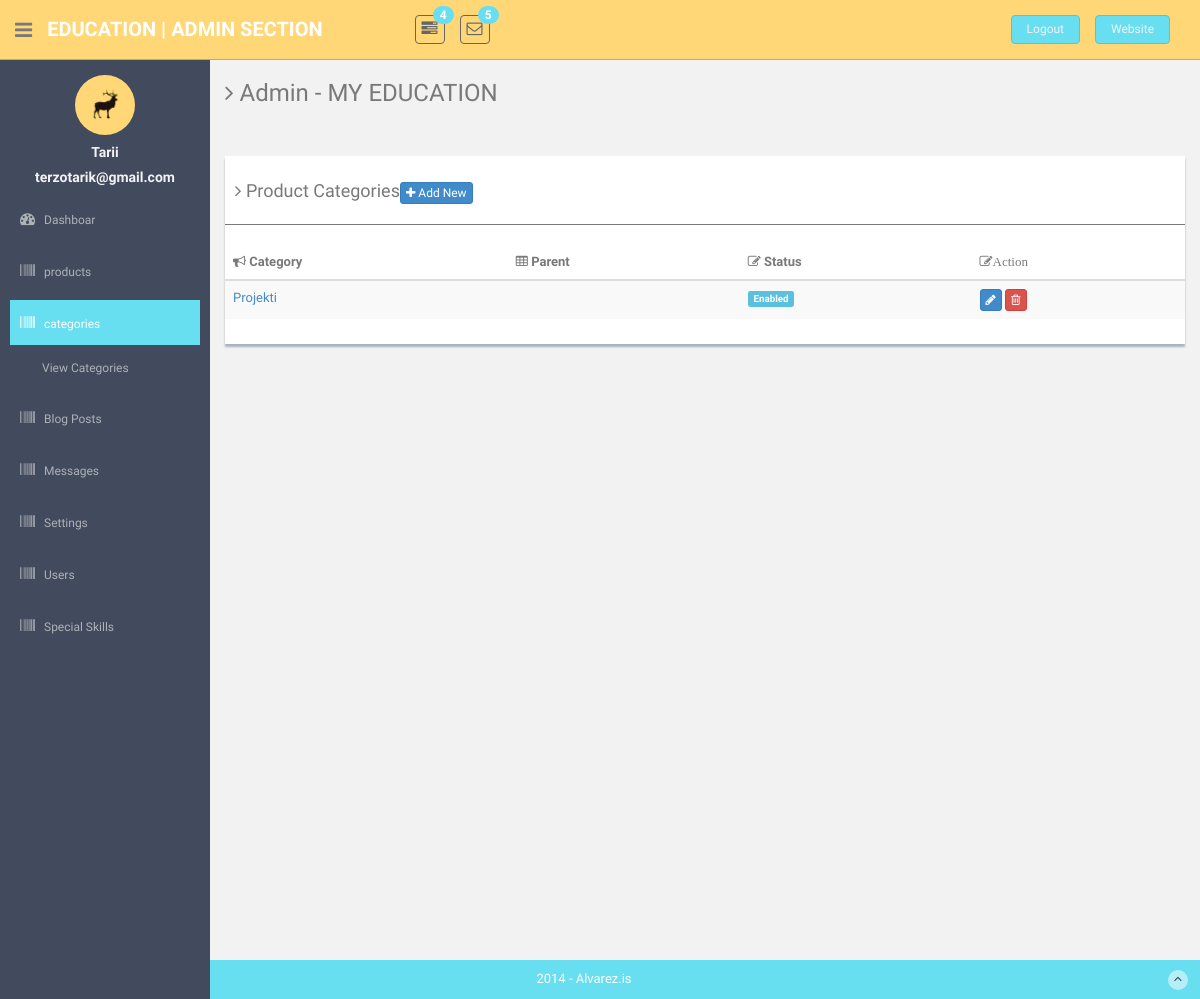
The app's page /admin/categories (signed in) with its own data.
### tables this page shows
CREATE TABLE `users` (
  `id` bigint(20) NOT NULL,
  `url_address` varchar(255) NOT NULL,
  `name` varchar(255) NOT NULL,
  `email` varchar(255) NOT NULL,
  `password` varchar(255) NOT NULL,
  `date` datetime NOT NULL,
  `rank` varchar(8) NOT NULL
);

CREATE TABLE `categories` (
  `id` int(11) NOT NULL,
  `category` varchar(255) DEFAULT NULL,
  `disabled` tinyint(1) NOT NULL DEFAULT 0,
  `parent` int(11) DEFAULT NULL
);

### app/controllers/admin.php (called while the page is built, shortened)
<?php
Class Admin extends Controller{
    public function categories(){
        $User = $this->load_model('User');
        $user_data = $User->check_login(true, ["admin"]);
        if(is_object($user_data)){
        $data['user_data'] = $user_data;
        }
        $DB = Database::newInstance();
        $categories_all = $DB->read("select * from categories order by id desc");
        $categories = $DB->read("select * from categories where disabled = 0 order by id desc");
        $category = $this->load_model("Category");
        $tbl_rows = $category->make_table($categories_all);
        $data['tbl_rows'] = $tbl_rows;
        $data['categories'] = $categories;
        $data['page_title'] = "Admin";
        $data['current_page'] = "categories";
        $this->view("admin/categories",$data);
    }
}

### app/core/app.php (called while the page is built, shortened)
<?php
class App{
    protected $method = "index";
    public function __construct()
    {
        $url = $this->parseURL();
        if(file_exists("../app/controllers/" . strtolower($url[0]) . ".php")){
            unset($url[0]);
        }
        $this->controller = new $this->controller;
        if(isset($url[1])){
            $url[1] = strtolower($url[1]);
            if(method_exists($this->controller, $url[1])){
                $this->method = $url[1];
                unset($url[1]);
            }
        }
        $this->params = (count($url) > 0) ? $url : ["home"];
        call_user_func_array([$this->controller,$this->method], $this->params);
    }
    private function parseURL(){
        $url = isset($_GET['url']) ? $_GET['url'] : "home";
        return explode("/", filter_var(trim($url,"/"),FILTER_SANITIZE_URL));
    }
}

### public/index.php (called while the page is built, shortened)
<?php
$app = new App();
?>

### app/core/database.php (called while the page is built, shortened)
<?php
Class Database{
    public static $con;
    public function __construct()
    {
        try{
            $string = DB_TYPE . ":host=".DB_HOST.";dbname=". DB_NAME;
            self::$con = new PDO($string, DB_USER, DB_PASS);
        }catch (PDOException $e){
            die($e->getMessage("Connection die"));
        }
    }
    public function read($query, $data = array()){
        $stm = self::$con->prepare($query);
        $result = $stm->execute($data);
        if($result){
            $data = $stm->fetchAll(PDO::FETCH_OBJ);
            if(is_array($data) && count($data) > 0){
                return $data;
            }
        }
        return false;
    }
}

### app/models/user.class.php (called while the page is built, shortened)
<?php
Class User{
    public function check_login($redirect = false, $allowed = array()){
        $db = Database::getInstance();
        if(count($allowed) > 0 ){
            $arr['url'] = $_SESSION['user_url'];
            $query = "select * from users where url_address = :url limit 1";
            $result = $db->read($query, $arr);
            if(is_array($result)){
                $result = $result[0];
                if(in_array($result->rank, $allowed)){
                    return $result;
                }
            }
                die;
    }
        return false;
    }
}

### app/models/category.class.php (the view, shortened to what this page needs)
<?php
Class Category{
    public function make_table($cats){
        $result = "";
        if(is_array($cats)){
            foreach($cats as $cat_row){
                $color = $cat_row->disabled ? "#ae7c04" : "#5bc0de";
                $cat_row->disabled = $cat_row->disabled ? "Disabled" : "Enabled";
                $args = $cat_row->id.",'".$cat_row->disabled."'";
				$edit_args = $cat_row->id.",'".addslashes($cat_row->category)."',".$cat_row->parent;
				$parent = "";
                $result .= "<tr>";
                $result .= '
                    <td><a href="basic_table.html#">'.$cat_row->category.'</a></td>
                    <td><a href="basic_table.html#">'.$parent.'</a></td>
                    <td><span onclick="disable_row('.$args.')" class="label label-info label-mini" style="cursor:pointer; background-color: '.$color.';">'.$cat_row->disabled.'</span></td>
                    <td>
                        <button onclick="show_edit_category('.$edit_args.',event)" class="btn btn-primary btn-xs"><i class="fa fa-pencil"></i></button>
                        <button onclick="delete_row('.$cat_row->id.')" class="btn btn-danger btn-xs"><i class="fa fa-trash-o "></i></button>
                    </td>
                    ';
                    $result .= "</tr>";
            }
        }
        return $result;
    }
}

### app/views/education/admin/sidebar.php (shortened to what this page needs)
<aside>
    <div id="sidebar"  class="nav-collapse ">
        <ul class="sidebar-menu" id="nav-accordion">
        	  <p class="centered"><a href="profile.html"><img src="<?=ASSETS . THEME?>admin/img/ui-sam.jpg" class="img-circle" width="60"></a></p>
        	  <h5 class="centered"><?= $data['user_data']->name?></h5>
          <h5 class="centered"><?= $data['user_data']->email?></h5>
            <li class="sub-menu">
                <a href="javascript:;" >
                    <i class="fa fa-dashboard"></i>
                    <span>Dashboar</span>
                </a>
            </li>
            <li class="sub-menu">
                <a <?= (isset($current_page) && $current_page == "products") ? 'class="active" ':'' ?> href="<?=ROOT?>admin/products" >
                    <i class="fa fa-barcode"></i>
                    <span>products</span>
                </a>
            </li>
            <li class="sub-menu">
                <a <?= (isset($current_page) && $current_page == "categories") ? 'class="active" ':'' ?> href="<?=ROOT?>admin/categories" >
                    <i class="fa fa-barcode"></i>
                    <span>categories</span>
                </a>
                <ul class="sub">
                  <li><a  href="<?=ROOT?>admin/categories">View Categories</a></li>
                </ul>
            </li>
            <li class="sub-menu">
                <a <?= (isset($current_page) && $current_page == "blogs") ? 'class="active" ':'' ?> href="<?=ROOT?>admin/blogs" >
                    <i class="fa fa-barcode"></i>
                    <span>Blog Posts</span>
                </a>
            </li>
            <li class="sub-menu">
                <a <?= (isset($current_page) && $current_page == "messages") ? 'class="active" ':'' ?> href="<?=ROOT?>admin/messages" >
                    <i class="fa fa-barcode"></i>
                    <span>Messages</span>
                </a>
            </li>
            <li class="sub-menu">
                <a <?= (isset($current_page) && $current_page == "settings") ? 'class="active" ':'' ?> href="<?=ROOT?>admin/settings" >
                    <i class="fa fa-barcode"></i>
                    <span>Settings</span>
                </a>
            </li>
                     <li class="sub-menu">
                <a <?= (isset($current_page) && $current_page == "users") ? 'class="active" ':'' ?> href="<?=ROOT?>admin/users" >
                    <i class="fa fa-barcode"></i>
                    <span>Users</span>
                </a>
            </li>
            <li class="sub-menu">
                <a <?= (isset($current_page) && $current_page == "special_skills") ? 'class="active" ':'' ?> href="<?=ROOT?>admin/special_skills" >
                    <i class="fa fa-barcode"></i>
                    <span>Special Skills</span>
                </a>
            </li>
        </ul>
    </div>
</aside>
<section id="main-content">
    <section class="wrapper site-min-height">
    	<h3><i class="fa fa-angle-right"></i> <?= $data['page_title']. ' - ' . WEBSITE_TITLE ?> </h3>
    	<div class="row mt">
    		<div class="col-lg-12">

### public/assets/education/admin/css/style.css (style rules this page uses)
body { color: #797979; background: #f2f2f2; font-family: 'Ruda', sans-serif; padding: 0px !important; margin: 0px !important; font-size:13px; }
ul li { list-style: none; }
a, a:hover, a:focus { text-decoration: none; outline: none; }
.centered { text-align: center; }
.mt { margin-top: 25px; }
#sidebar { width: 210px; height: 100%; position: fixed; background: #424a5d; }
#sidebar h5 { color: #f2f2f2; font-weight: 700; }
#sidebar ul li { position: relative; }
#sidebar .sub-menu > .sub li { padding-left: 32px; }
#sidebar .sub-menu > .sub li:last-child { padding-bottom: 10px; }
ul.sidebar-menu , ul.sidebar-menu li ul.sub { margin: -2px 0 0; padding: 0; }
ul.sidebar-menu { margin-top: 75px; }
#sidebar > ul > li > ul.sub { display: none; }
#sidebar > ul > li.active > ul.sub, #sidebar > ul > li > ul.sub > li > a { display: block; }
ul.sidebar-menu li ul.sub li { background: #424a5d; margin-bottom: 0; margin-left: 0; margin-right: 0; }
ul.sidebar-menu li ul.sub li:last-child { border-radius: 0 0 4px 4px; -webkit-border-radius: 0 0 4px 4px; }
ul.sidebar-menu li ul.sub li a { font-size: 12px; padding: 6px 0; line-height: 35px; height: 35px; -webkit-transition: all 0.3s ease; -moz-transition: all 0.3s ease; -o-transition: all 0.3s ease; -ms-transition: all 0.3s ease; transition: all 0.3s ease; color: #aeb2b7; }
ul.sidebar-menu li { margin-bottom: 5px; margin-left:10px; margin-right:10px; }
ul.sidebar-menu li.sub-menu { line-height: 15px; }
ul.sidebar-menu li a span { display: inline-block; }
ul.sidebar-menu li a { color: #aeb2b7; text-decoration: none; display: block; padding: 15px 0 15px 10px; font-size: 12px; outline: none; -webkit-transition: all 0.3s ease; -moz-transition: all 0.3s ease; -o-transition: all 0.3s ease; -ms-transition: all 0.3s ease; transition: all 0.3s ease; }
ul.sidebar-menu li a.active, ul.sidebar-menu li a:hover, ul.sidebar-menu li a:focus { background: #68dff0; color: #fff; display: block; -webkit-transition: all 0.3s ease; -moz-transition: all 0.3s ease; -o-transition: all 0.3s ease; -ms-transition: all 0.3s ease; transition: all 0.3s ease; }
ul.sidebar-menu li a i { font-size: 15px; padding-right: 6px; }
ul.sidebar-menu li a.active i { color: #fff; }
#main-content { margin-left: 210px; }
.wrapper { display: inline-block; margin-top: 60px; padding-left: 15px; padding-right: 15px; padding-bottom: 15px; padding-top: 0px; width: 100%; }
.site-min-height { min-height: 900px; }

### records on screen
users: name "Tarii", email "terzotarik@gmail.com"
categories: category "Projekti", disabled "Enabled"

### other values on screen
$data['page_title'] "Admin"
WEBSITE_TITLE "MY EDUCATION"
